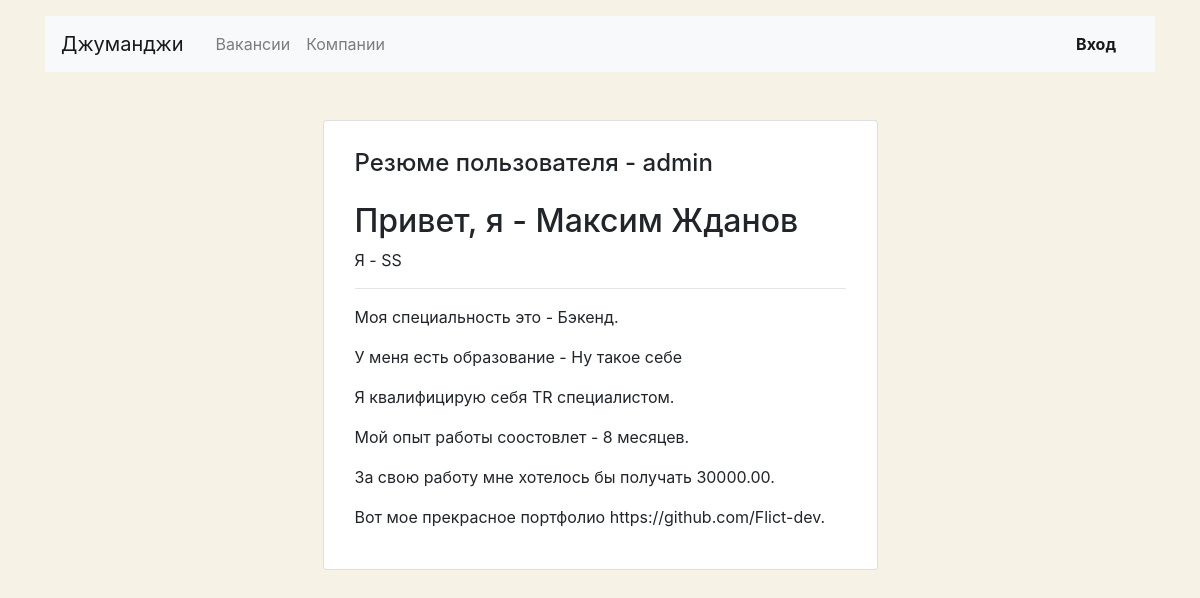
/resume/13/, run on the app's committed database.
### company/models.py (models this page shows, shortened)
class Resume(models.Model):
    GRADE_CHOICES = [
        ('TR', 'Стажер'),
        ('JR', 'Джуноир'),
        ('MD', 'Мидл'),
        ('SR', 'Синьор'),
        ('TM', 'Лид'),
    ]
    STATUS_CHOICES = [
        ('NS', 'Не ищу работу'),
        ('SS', 'Рассматриваю предложения'),
        ('IS', 'Ищу работу'),
    ]
    user = models.OneToOneField(User, on_delete=models.CASCADE, verbose_name='Пользователь')
    name = models.CharField(max_length=30, verbose_name='Имя')
    surname = models.CharField(max_length=30, verbose_name='Фамилия')
    status = models.CharField(max_length=40, choices=STATUS_CHOICES, default='NS', verbose_name='Статус')
    salary = models.DecimalField(decimal_places=2, max_digits=10, verbose_name='Вознаграждение')
    speciality = models.ForeignKey(Speciality, on_delete=models.CASCADE, verbose_name='Специализация')
    grade = models.CharField(max_length=10, choices=GRADE_CHOICES, default='TR', verbose_name='Квалификация')
    education = models.CharField(max_length=100, verbose_name='Образование')
    experience = models.CharField(max_length=100, verbose_name='Опыт работы')
    portfolio = models.URLField(max_length=200, verbose_name='Ссылка на портфолио')
    class Meta:
        verbose_name = 'Резюме'
        verbose_name_plural = 'Резюме'

class Speciality(models.Model):
    code = models.CharField(max_length=30, verbose_name='Код')
    title = models.CharField(max_length=30, verbose_name='Название')
    image = models.ImageField(upload_to=MEDIA_SPECIALITY_IMAGE_DIR, verbose_name='зображение')
    class Meta:
        verbose_name = 'Специализация'
        verbose_name_plural = 'Специализации'
    def __str__(self):
        return self.title

### company/views.py (the view)
# urls.py: path('resume/<int:pk>/', ApplicationResumeView.as_view(), name='user_resume'),
class ApplicationResumeView(TemplateView):
    template_name = 'resume/user_resume.html'
    def get_context_data(self, **kwargs):
        context = super(ApplicationResumeView, self).get_context_data(**kwargs)
        user_app = Application.objects.get(pk=kwargs['pk'])
        context['resume'] = Resume.objects.get(user=user_app.user)
        return context

### templates/resume/user_resume.html (shortened to what this page needs)
{% extends 'base/base.html' %}
{% load crispy_forms_filters %}
{% block content %}
    <main class="container mt-3 pb-5">
        <section class="col-12 col-lg-6 offset-lg-3 mt-5 card">
            <div class="card-body px-3 pb-4">
                <h1 class="h4 pt-2 pb-3">Резюме пользователя - {{ resume.user.username }}</h1>
                <h2>Привет, я - {{ resume.name }} {{ resume.surname }}</h2>
                <p>Я - {{ resume.status }}</p>
                <hr>
                <p>Моя специальность это - {{ resume.speciality }}.</p>
                <p> У меня есть образование - {{ resume.education }}</p>
                <p>Я квалифицирую себя {{ resume.grade }} специалистом.</p>
                <p>Мой опыт работы соостовлет - {{ resume.experience }}.</p>
                <p>За свою работу мне хотелось бы получать {{ resume.salary }}.</p>
                <p>Вот мое прекрасное портфолио {{ resume.portfolio }}.</p>
            </div>
        </section>
    </main>
{% endblock %}

### templates/base/base.html (style rules this page uses)
body { background-color: #F6F2E6; }

### data on the page
Resume: user.username "admin", name "Максим", surname "Жданов", status "SS", speciality "Бэкенд", education "Ну такое себе", grade "TR", experience "8 месяцев", salary "30000.00", portfolio "https://github.com/Flict-dev"
